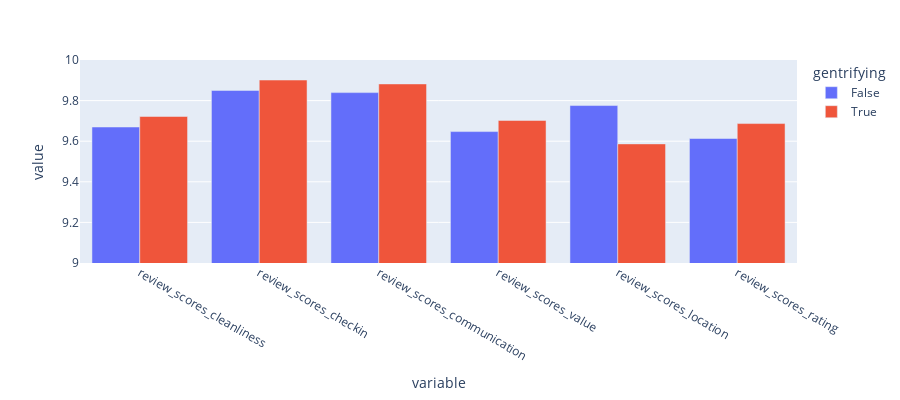

Notebook code for this chart:
### Code cell
df = airbnb_ratings_df

ratings_plot = px.bar(df, x="variable", y="value",
             color='gentrifying', barmode='group',
             range_y = (9, 10), height=400)
ratings_plot.show()

#ratings_plot.write_html(
    "/Users/mattparker/Documents/nss_projects/airbnb-sentiments/notebooks/ratings_plot.html")
#py.plot(ratings_plot, filename = 'ratings_plot', auto_open=True)

### Figure 1 — Plotly figure (JSON) as saved in the notebook; plotly's stock layout.template omitted (floating-point values rounded to 4 significant figures)
{"data": [{"alignmentgroup": "True", "hovertemplate": "gentrifying=False<br>variable=%{x}<br>value=%{y}<extra></extra>", "legendgroup": "False", "marker": {"color": "#636efa"}, "name": "False", "offsetgroup": "False", "orientation": "v", "showlegend": true, "textposition": "auto", "type": "bar", "x": ["review_scores_cleanliness", "review_scores_checkin", "review_scores_communication", "review_scores_value", "review_scores_location", "review_scores_rating"], "xaxis": "x", "y": [9.67, 9.85, 9.839, 9.647, 9.776, 9.613], "yaxis": "y"}, {"alignmentgroup": "True", "hovertemplate": "gentrifying=True<br>variable=%{x}<br>value=%{y}<extra></extra>", "legendgroup": "True", "marker": {"color": "#EF553B"}, "name": "True", "offsetgroup": "True", "orientation": "v", "showlegend": true, "textposition": "auto", "type": "bar", "x": ["review_scores_cleanliness", "review_scores_checkin", "review_scores_communication", "review_scores_value", "review_scores_location", "review_scores_rating"], "xaxis": "x", "y": [9.722, 9.901, 9.882, 9.702, 9.587, 9.687], "yaxis": "y"}], "layout": {"barmode": "group", "height": 400, "legend": {"title": {"text": "gentrifying"}, "tracegroupgap": 0}, "margin": {"t": 60}, "xaxis": {"anchor": "y", "domain": [0, 1], "title": {"text": "variable"}}, "yaxis": {"anchor": "x", "domain": [0, 1], "range": [9, 10], "title": {"text": "value"}}}}
